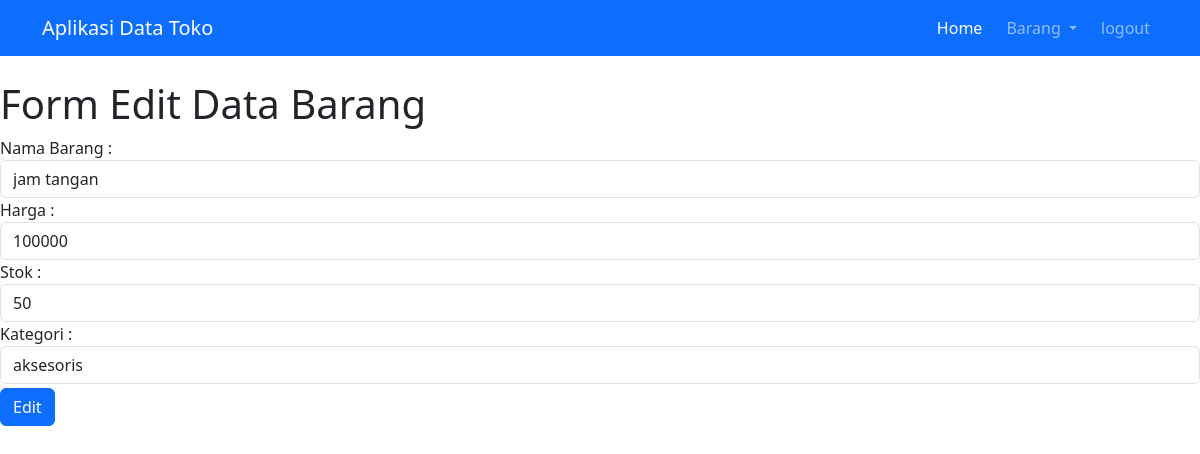
The app's page /data.php?modul=edit-data&id=1 (signed in) with its own data.
### tables this page shows
CREATE TABLE IF NOT EXISTS `barang` (
  `id` int NOT NULL AUTO_INCREMENT,
  `nama_barang` varchar(50) DEFAULT NULL,
  `harga` int DEFAULT NULL,
  `stok` int DEFAULT NULL,
  `kategori` varchar(50) DEFAULT NULL,
  PRIMARY KEY (`id`)
);

### modul/barang/form-edit.php (the view)
<?php
$query = "SELECT * FROM barang WHERE id='$_GET[id]'";
$result = $mysqli->query($query);
$row = $result->fetch_assoc();
?>
<h1>Form Edit Data Barang</h1>
<form action="<?= 'modul/barang/proses.php?action=update&id='.$row['id'];?>" method="post">
    <label for="nama">Nama Barang :</label>
    <input class="form-control" type="text" name="nama" value="<?= $row['nama_barang'];?>" />
    <label for="harga">Harga : </label>
    <input class="form-control" type="text" name="harga" value="<?= $row['harga'];?>" />
    <label for="stok">Stok :</label>
    <input class="form-control" type="text" name="stok" value="<?= $row['stok'];?>" />
    <label for="kategori">Kategori :</label>
    <input class="form-control mb-1" type="text" name="kategori" value="<?= $row['kategori'];?>" />
    <button class="btn btn-primary">Edit</button>
</form>

### records on screen
barang: nama "jam tangan", harga "100000", stok "50", kategori "aksesoris"
